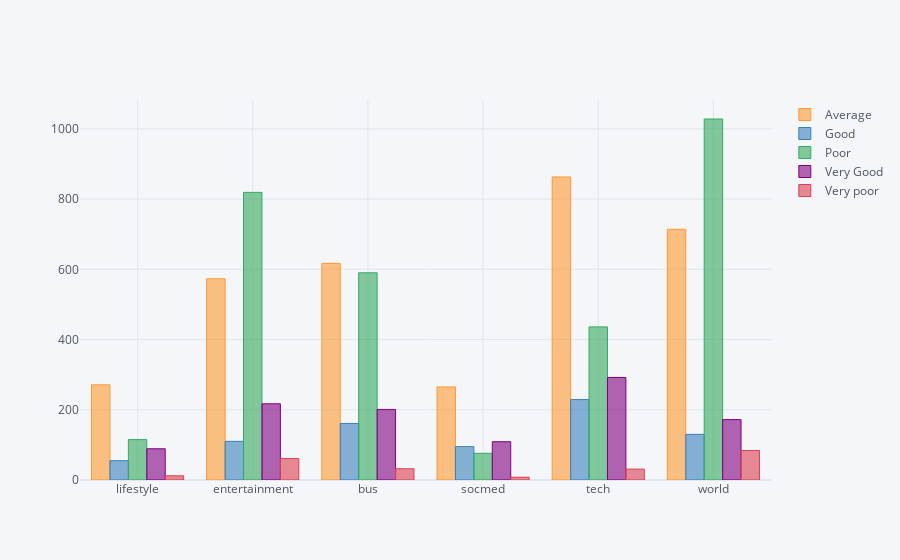

Notebook code for this chart:
### Code cell
#plot the dataframe
by_pop_channel.T.iplot(kind="bar")

### Figure 1 — Plotly figure (JSON) as saved in the notebook; plotly's stock layout.template omitted (floating-point values rounded to 4 significant figures)
{"data": [{"marker": {"color": "rgba(255, 153, 51, 0.6)", "line": {"color": "rgba(255, 153, 51, 1.0)", "width": 1}}, "name": "Average", "orientation": "v", "text": "", "type": "bar", "x": ["lifestyle", "entertainment", "bus", "socmed", "tech", "world"], "y": [271, 573, 617, 265, 863, 714]}, {"marker": {"color": "rgba(55, 128, 191, 0.6)", "line": {"color": "rgba(55, 128, 191, 1.0)", "width": 1}}, "name": "Good", "orientation": "v", "text": "", "type": "bar", "x": ["lifestyle", "entertainment", "bus", "socmed", "tech", "world"], "y": [55, 110, 161, 95, 229, 130]}, {"marker": {"color": "rgba(50, 171, 96, 0.6)", "line": {"color": "rgba(50, 171, 96, 1.0)", "width": 1}}, "name": "Poor", "orientation": "v", "text": "", "type": "bar", "x": ["lifestyle", "entertainment", "bus", "socmed", "tech", "world"], "y": [115, 819, 590, 76, 436, 1028]}, {"marker": {"color": "rgba(128, 0, 128, 0.6)", "line": {"color": "rgba(128, 0, 128, 1.0)", "width": 1}}, "name": "Very Good", "orientation": "v", "text": "", "type": "bar", "x": ["lifestyle", "entertainment", "bus", "socmed", "tech", "world"], "y": [89, 217, 201, 109, 292, 172]}, {"marker": {"color": "rgba(219, 64, 82, 0.6)", "line": {"color": "rgba(219, 64, 82, 1.0)", "width": 1}}, "name": "Very poor", "orientation": "v", "text": "", "type": "bar", "x": ["lifestyle", "entertainment", "bus", "socmed", "tech", "world"], "y": [12, 61, 32, 8, 31, 84]}], "layout": {"legend": {"bgcolor": "#F5F6F9", "font": {"color": "#4D5663"}}, "paper_bgcolor": "#F5F6F9", "plot_bgcolor": "#F5F6F9", "title": {"font": {"color": "#4D5663"}}, "xaxis": {"gridcolor": "#E1E5ED", "showgrid": true, "tickfont": {"color": "#4D5663"}, "title": {"font": {"color": "#4D5663"}, "text": ""}, "zerolinecolor": "#E1E5ED"}, "yaxis": {"gridcolor": "#E1E5ED", "showgrid": true, "tickfont": {"color": "#4D5663"}, "title": {"font": {"color": "#4D5663"}, "text": ""}, "zerolinecolor": "#E1E5ED"}}}
